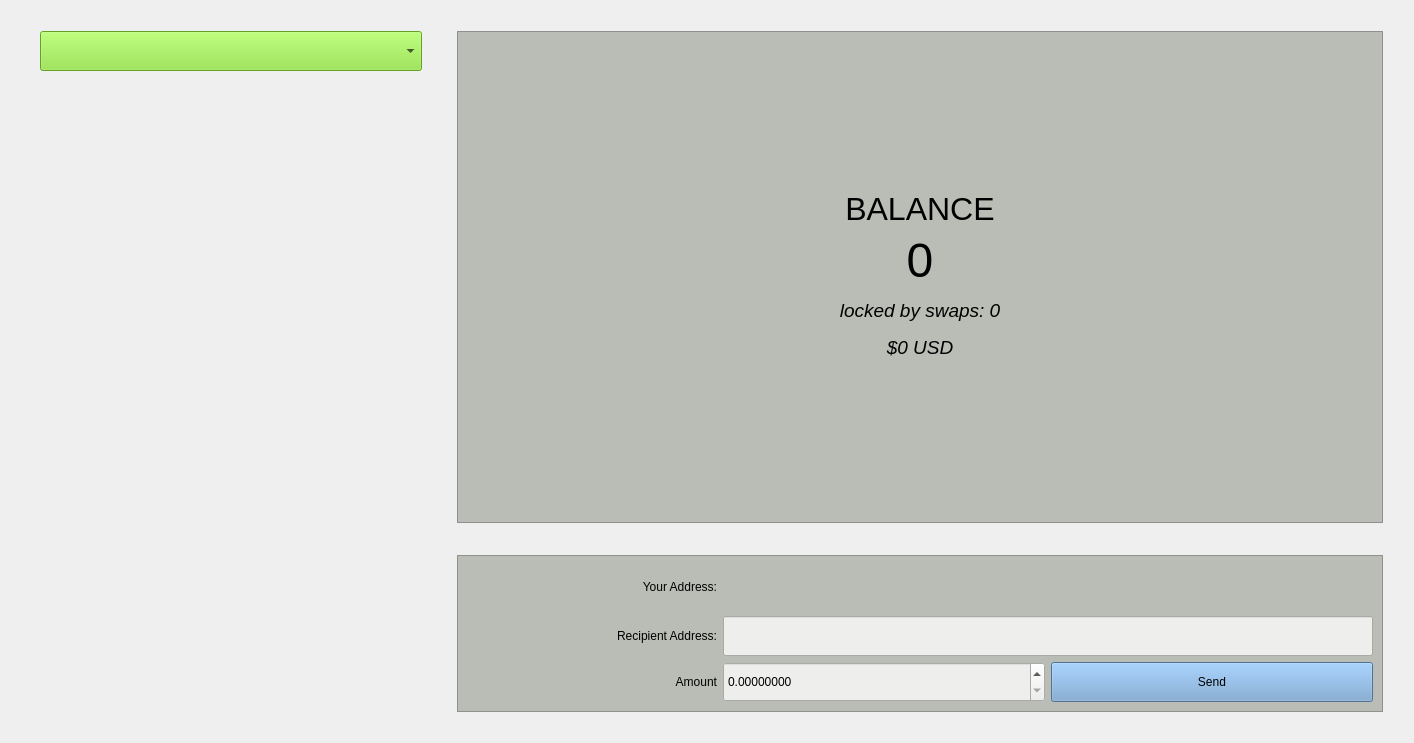
  <widget class="QWidget" name="tab_wallet">
   <attribute name="title">
    <string>Wallet</string>
   </attribute>
   <layout class="QGridLayout" name="gridLayout_2">
    <item row="3" column="3">
     <widget class="QFrame" name="wallet_send_frame">
      <property name="sizePolicy">
       <sizepolicy hsizetype="MinimumExpanding" vsizetype="Fixed">
        <horstretch>0</horstretch>
        <verstretch>0</verstretch>
       </sizepolicy>
      </property>
      <property name="styleSheet">
       <string notr="true">background-color: rgb(186, 189, 182);</string>
      </property>
      <property name="frameShape">
       <enum>QFrame::StyledPanel</enum>
      </property>
      <property name="frameShadow">
       <enum>QFrame::Raised</enum>
      </property>
      <layout class="QGridLayout" name="gridLayout_3">
       <item row="1" column="0">
        <widget class="QLabel" name="recipient_lbl_2">
         <property name="minimumSize">
          <size>
           <width>250</width>
           <height>40</height>
          </size>
         </property>
         <property name="maximumSize">
          <size>
           <width>250</width>
           <height>40</height>
          </size>
         </property>
         <property name="text">
          <string>Your Address:</string>
         </property>
         <property name="alignment">
          <set>Qt::AlignRight|Qt::AlignTrailing|Qt::AlignVCenter</set>
         </property>
        </widget>
       </item>
       <item row="3" column="1">
        <widget class="QDoubleSpinBox" name="wallet_amount">
         <property name="sizePolicy">
          <sizepolicy hsizetype="MinimumExpanding" vsizetype="MinimumExpanding">
           <horstretch>0</horstretch>
           <verstretch>0</verstretch>
          </sizepolicy>
         </property>
         <property name="minimumSize">
          <size>
           <width>0</width>
           <height>40</height>
          </size>
         </property>
         <property name="styleSheet">
          <string notr="true">background-color: rgb(238, 238, 236);</string>
         </property>
         <property name="decimals">
          <number>8</number>
         </property>
        </widget>
       </item>
       <item row="2" column="0">
        <widget class="QLabel" name="recipient_lbl">
         <property name="minimumSize">
          <size>
           <width>250</width>
           <height>40</height>
          </size>
         </property>
         <property name="maximumSize">
          <size>
           <width>250</width>
           <height>40</height>
          </size>
         </property>
         <property name="text">
          <string>Recipient Address:</string>
         </property>
         <property name="alignment">
          <set>Qt::AlignRight|Qt::AlignTrailing|Qt::AlignVCenter</set>
         </property>
        </widget>
       </item>
       <item row="2" column="1" colspan="2">
        <widget class="QLineEdit" name="wallet_recipient">
         <property name="sizePolicy">
          <sizepolicy hsizetype="Expanding" vsizetype="Minimum">
           <horstretch>0</horstretch>
           <verstretch>0</verstretch>
          </sizepolicy>
         </property>
         <property name="minimumSize">
          <size>
           <width>650</width>
           <height>40</height>
          </size>
         </property>
         <property name="maximumSize">
          <size>
           <width>16777215</width>
           <height>16777215</height>
          </size>
         </property>
         <property name="styleSheet">
          <string notr="true">background-color: rgb(238, 238, 236);</string>
         </property>
        </widget>
       </item>
       <item row="3" column="0">
        <widget class="QLabel" name="send_amount_lbl">
         <property name="minimumSize">
          <size>
           <width>250</width>
           <height>40</height>
          </size>
         </property>
         <property name="maximumSize">
          <size>
           <width>250</width>
           <height>40</height>
          </size>
         </property>
         <property name="text">
          <string>Amount</string>
         </property>
         <property name="alignment">
          <set>Qt::AlignRight|Qt::AlignTrailing|Qt::AlignVCenter</set>
         </property>
        </widget>
       </item>
       <item row="3" column="2">
        <widget class="QPushButton" name="wallet_send_btn">
         <property name="sizePolicy">
          <sizepolicy hsizetype="MinimumExpanding" vsizetype="MinimumExpanding">
           <horstretch>0</horstretch>
           <verstretch>0</verstretch>
          </sizepolicy>
         </property>
         <property name="minimumSize">
          <size>
           <width>0</width>
           <height>40</height>
          </size>
         </property>
         <property name="styleSheet">
          <string notr="true">background-color: rgb(114, 159, 207)</string>
         </property>
         <property name="text">
          <string>Send</string>
         </property>
        </widget>
       </item>
       <item row="1" column="1" colspan="2">
        <widget class="QLabel" name="wallet_address">
         <property name="sizePolicy">
          <sizepolicy hsizetype="Minimum" vsizetype="Minimum">
           <horstretch>0</horstretch>
           <verstretch>0</verstretch>
          </sizepolicy>
         </property>
         <property name="minimumSize">
          <size>
           <width>0</width>
           <height>40</height>
          </size>
         </property>
         <property name="font">
          <font>
           <pointsize>14</pointsize>
           <italic>false</italic>
          </font>
         </property>
         <property name="text">
          <string>&lt;html&gt;&lt;head/&gt;&lt;body&gt;&lt;p&gt;&lt;br/&gt;&lt;/p&gt;&lt;/body&gt;&lt;/html&gt;</string>
         </property>
         <property name="alignment">
          <set>Qt::AlignCenter</set>
         </property>
         <property name="openExternalLinks">
          <bool>true</bool>
         </property>
         <property name="textInteractionFlags">
          <set>Qt::LinksAccessibleByKeyboard|Qt::LinksAccessibleByMouse|Qt::TextBrowserInteraction|Qt::TextSelectableByKeyboard|Qt::TextSelectableByMouse</set>
         </property>
        </widget>
       </item>
      </layout>
     </widget>
    </item>
    <item row="1" column="1" rowspan="3">
     <widget class="QFrame" name="wallet_select_frame">
      <property name="sizePolicy">
       <sizepolicy hsizetype="Preferred" vsizetype="Preferred">
        <horstretch>0</horstretch>
        <verstretch>0</verstretch>
       </sizepolicy>
      </property>
      <property name="minimumSize">
       <size>
        <width>400</width>
        <height>560</height>
       </size>
      </property>
      <property name="maximumSize">
       <size>
        <width>16777215</width>
        <height>167777</height>
       </size>
      </property>
      <property name="frameShape">
       <enum>QFrame::NoFrame</enum>
      </property>
      <property name="frameShadow">
       <enum>QFrame::Raised</enum>
      </property>
      <layout class="QVBoxLayout" name="verticalLayout_3">
       <property name="topMargin">
        <number>0</number>
       </property>
       <item>
        <widget class="QComboBox" name="wallet_combo">
         <property name="sizePolicy">
          <sizepolicy hsizetype="Minimum" vsizetype="Minimum">
           <horstretch>0</horstretch>
           <verstretch>0</verstretch>
          </sizepolicy>
         </property>
         <property name="minimumSize">
          <size>
           <width>350</width>
           <height>40</height>
          </size>
         </property>
         <property name="font">
          <font>
           <pointsize>16</pointsize>
          </font>
         </property>
         <property name="layoutDirection">
          <enum>Qt::LeftToRight</enum>
         </property>
         <property name="styleSheet">
          <string notr="true">background-color: rgb(138, 226, 52);padding-left:25px;
</string>
         </property>
         <property name="currentText">
          <string/>
         </property>
         <property name="currentIndex">
          <number>-1</number>
         </property>
         <property name="maxVisibleItems">
          <number>4</number>
         </property>
         <property name="sizeAdjustPolicy">
          <enum>QComboBox::AdjustToMinimumContentsLengthWithIcon</enum>
         </property>
        </widget>
       </item>
       <item>
        <spacer name="horizontalSpacer_5">
         <property name="orientation">
          <enum>Qt::Horizontal</enum>
         </property>
         <property name="sizeType">
          <enum>QSizePolicy::Minimum</enum>
         </property>
         <property name="sizeHint" stdset="0">
          <size>
           <width>40</width>
           <height>20</height>
          </size>
         </property>
        </spacer>
       </item>
       <item>
        <widget class="QLabel" name="wallet_coin_img">
         <property name="sizePolicy">
          <sizepolicy hsizetype="Minimum" vsizetype="Expanding">
           <horstretch>0</horstretch>
           <verstretch>0</verstretch>
          </sizepolicy>
         </property>
         <property name="minimumSize">
          <size>
           <width>300</width>
           <height>300</height>
          </size>
         </property>
         <property name="text">
          <string>&lt;html&gt;&lt;head/&gt;&lt;body&gt;&lt;p&gt;&lt;img src=&quot;:/lrg/img/400/placeholder.png&quot;/&gt;&lt;/p&gt;&lt;/body&gt;&lt;/html&gt;</string>
         </property>
         <property name="alignment">
          <set>Qt::AlignCenter</set>
         </property>
        </widget>
       </item>
       <item>
        <spacer name="horizontalSpacer_4">
         <property name="orientation">
          <enum>Qt::Horizontal</enum>
         </property>
         <property name="sizeType">
          <enum>QSizePolicy::Minimum</enum>
         </property>
         <property name="sizeHint" stdset="0">
          <size>
           <width>40</width>
           <height>20</height>
          </size>
         </property>
        </spacer>
       </item>
       <item>
        <widget class="QLabel" name="wallet_qr_code">
         <property name="sizePolicy">
          <sizepolicy hsizetype="Minimum" vsizetype="Minimum">
           <horstretch>0</horstretch>
           <verstretch>0</verstretch>
          </sizepolicy>
         </property>
         <property name="minimumSize">
          <size>
           <width>280</width>
           <height>280</height>
          </size>
         </property>
         <property name="text">
          <string/>
         </property>
        </widget>
       </item>
      </layout>
     </widget>
    </item>
    <item row="4" column="3">
     <spacer name="horizontalSpacer">
      <property name="orientation">
       <enum>Qt::Horizontal</enum>
      </property>
      <property name="sizeHint" stdset="0">
       <size>
        <width>40</width>
        <height>20</height>
       </size>
      </property>
     </spacer>
    </item>
    <item row="1" column="3">
     <widget class="QFrame" name="wallet_balance_frame">
      <property name="sizePolicy">
       <sizepolicy hsizetype="MinimumExpanding" vsizetype="MinimumExpanding">
        <horstretch>0</horstretch>
        <verstretch>0</verstretch>
       </sizepolicy>
      </property>
      <property name="minimumSize">
       <size>
        <width>0</width>
        <height>300</height>
       </size>
      </property>
      <property name="maximumSize">
       <size>
        <width>16777215</width>
        <height>167777</height>
       </size>
      </property>
      <property name="styleSheet">
       <string notr="true">background-color: rgb(186, 189, 182);</string>
      </property>
      <property name="frameShape">
       <enum>QFrame::StyledPanel</enum>
      </property>
      <property name="frameShadow">
       <enum>QFrame::Raised</enum>
      </property>
      <layout class="QGridLayout" name="gridLayout_5">
       <item row="0" column="0">
        <widget class="QFrame" name="frame_18">
         <property name="sizePolicy">
          <sizepolicy hsizetype="Minimum" vsizetype="Minimum">
           <horstretch>0</horstretch>
           <verstretch>0</verstretch>
          </sizepolicy>
         </property>
         <property name="frameShape">
          <enum>QFrame::NoFrame</enum>
         </property>
         <property name="frameShadow">
          <enum>QFrame::Raised</enum>
         </property>
         <layout class="QVBoxLayout" name="verticalLayout_2">
          <property name="topMargin">
           <number>150</number>
          </property>
          <property name="bottomMargin">
           <number>150</number>
          </property>
          <item>
           <widget class="QLabel" name="wallet_balance_lbl">
            <property name="sizePolicy">
             <sizepolicy hsizetype="MinimumExpanding" vsizetype="MinimumExpanding">
              <horstretch>0</horstretch>
              <verstretch>0</verstretch>
             </sizepolicy>
            </property>
            <property name="font">
             <font>
              <family>Ubuntu</family>
              <pointsize>24</pointsize>
              <weight>50</weight>
              <italic>false</italic>
              <bold>false</bold>
             </font>
            </property>
            <property name="text">
             <string>BALANCE</string>
            </property>
            <property name="alignment">
             <set>Qt::AlignCenter</set>
            </property>
           </widget>
          </item>
          <item>
           <widget class="QLabel" name="wallet_balance">
            <property name="sizePolicy">
             <sizepolicy hsizetype="MinimumExpanding" vsizetype="MinimumExpanding">
              <horstretch>0</horstretch>
              <verstretch>0</verstretch>
             </sizepolicy>
            </property>
            <property name="font">
             <font>
              <pointsize>36</pointsize>
             </font>
            </property>
            <property name="text">
             <string>0</string>
            </property>
            <property name="alignment">
             <set>Qt::AlignCenter</set>
            </property>
           </widget>
          </item>
          <item>
           <widget class="QLabel" name="wallet_locked_by_swaps">
            <property name="sizePolicy">
             <sizepolicy hsizetype="MinimumExpanding" vsizetype="MinimumExpanding">
              <horstretch>0</horstretch>
              <verstretch>0</verstretch>
             </sizepolicy>
            </property>
            <property name="font">
             <font>
              <pointsize>14</pointsize>
              <italic>true</italic>
             </font>
            </property>
            <property name="text">
             <string>locked by swaps: 0</string>
            </property>
            <property name="alignment">
             <set>Qt::AlignCenter</set>
            </property>
           </widget>
          </item>
          <item>
           <widget class="QLabel" name="wallet_usd_value_2">
            <property name="sizePolicy">
             <sizepolicy hsizetype="MinimumExpanding" vsizetype="MinimumExpanding">
              <horstretch>0</horstretch>
              <verstretch>0</verstretch>
             </sizepolicy>
            </property>
            <property name="font">
             <font>
              <pointsize>14</pointsize>
              <italic>true</italic>
             </font>
            </property>
            <property name="text">
             <string>$0 USD</string>
            </property>
            <property name="alignment">
             <set>Qt::AlignCenter</set>
            </property>
           </widget>
          </item>
         </layout>
        </widget>
       </item>
      </layout>
     </widget>
    </item>
    <item row="4" column="1">
     <spacer name="horizontalSpacer_3">
      <property name="orientation">
       <enum>Qt::Horizontal</enum>
      </property>
      <property name="sizeType">
       <enum>QSizePolicy::Minimum</enum>
      </property>
      <property name="sizeHint" stdset="0">
       <size>
        <width>40</width>
        <height>20</height>
       </size>
      </property>
     </spacer>
    </item>
    <item row="1" column="2" rowspan="2">
     <spacer name="verticalSpacer">
      <property name="orientation">
       <enum>Qt::Vertical</enum>
      </property>
      <property name="sizeHint" stdset="0">
       <size>
        <width>20</width>
        <height>40</height>
       </size>
      </property>
     </spacer>
    </item>
    <item row="2" column="3">
     <spacer name="horizontalSpacer_2">
      <property name="orientation">
       <enum>Qt::Horizontal</enum>
      </property>
      <property name="sizeHint" stdset="0">
       <size>
        <width>40</width>
        <height>20</height>
       </size>
      </property>
     </spacer>
    </item>
    <item row="1" column="4">
     <spacer name="verticalSpacer_2">
      <property name="orientation">
       <enum>Qt::Vertical</enum>
      </property>
      <property name="sizeHint" stdset="0">
       <size>
        <width>20</width>
        <height>40</height>
       </size>
      </property>
     </spacer>
    </item>
    <item row="0" column="3">
     <spacer name="horizontalSpacer_6">
      <property name="orientation">
       <enum>Qt::Horizontal</enum>
      </property>
      <property name="sizeHint" stdset="0">
       <size>
        <width>40</width>
        <height>20</height>
       </size>
      </property>
     </spacer>
    </item>
    <item row="1" column="0">
     <spacer name="verticalSpacer_3">
      <property name="orientation">
       <enum>Qt::Vertical</enum>
      </property>
      <property name="sizeHint" stdset="0">
       <size>
        <width>20</width>
        <height>40</height>
       </size>
      </property>
     </spacer>
    </item>
   </layout>
  </widget>
